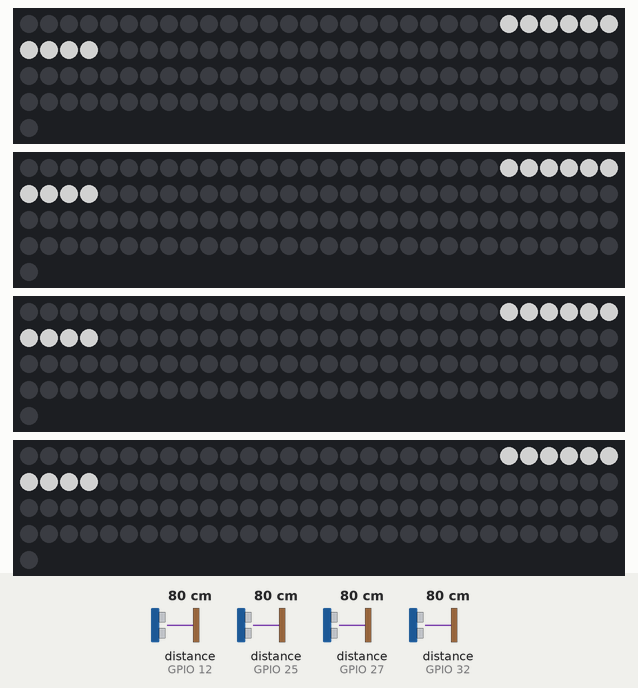
Bench run of a program on a simulated ESP32. Shown: 4 × 121 RGB LEDs in strip order, left to right, continuing on the next row. Inputs (shaded band) come from the test bench; at power-on: distance to the obstacle (sensors on GPIO 12, GPIO 25, GPIO 27, GPIO 32) 80 cm. The echo pulse lasts 58.3 µs per cm; dim RGB values are drawn brighter than linear; random numbers use the default seed unless the program sets one.

Above: at 1.2 s.
1.3 s: distance to the obstacle (sensor on GPIO 12) set to 120 cm
3.3 s: distance to the obstacle (sensor on GPIO 25) set to 120 cm
At 5.24 s:
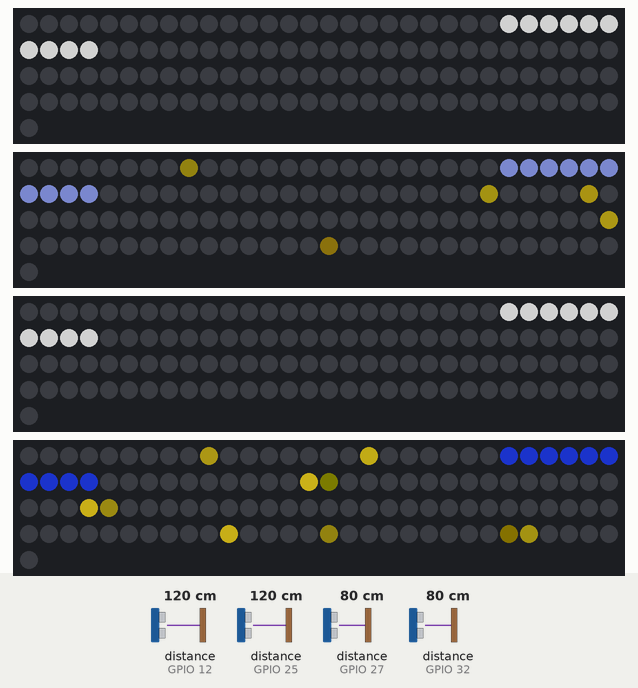
5.4 s: distance to the obstacle (sensor on GPIO 27) set to 120 cm
7.6 s: distance to the obstacle (sensor on GPIO 32) set to 120 cm
9.8 s: distance to the obstacle (sensor on GPIO 12) set to 18 cm
At 9.98 s:
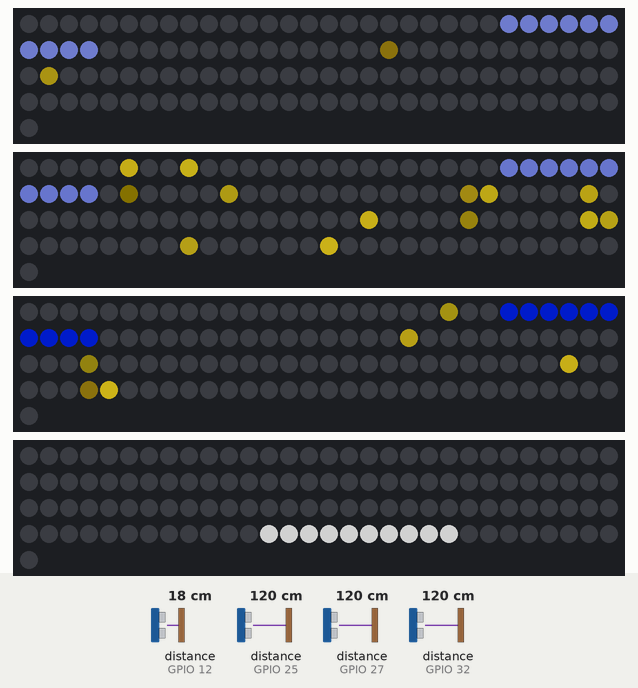
11.8 s: distance to the obstacle (sensor on GPIO 32) set to 18 cm
At 11.92 s:
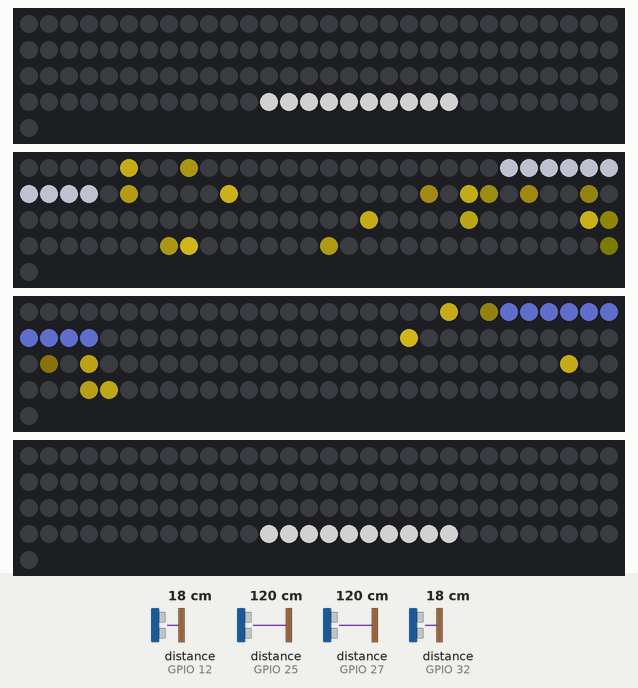
At 14.32 s:
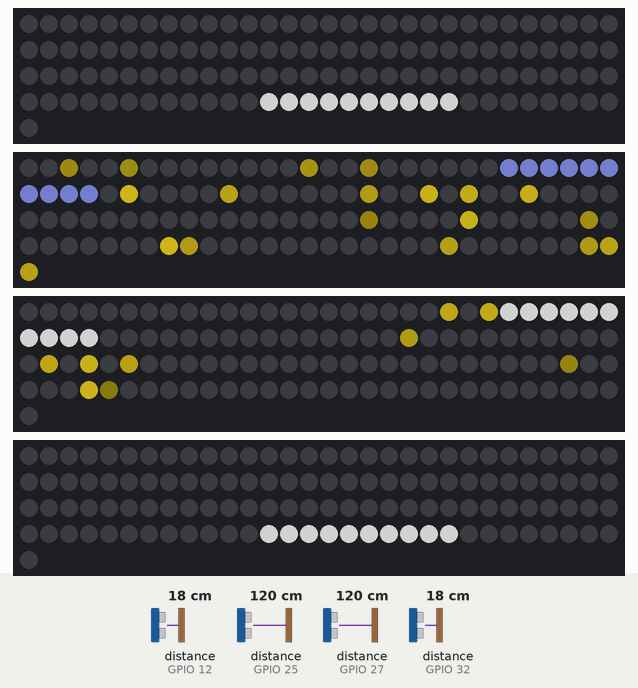

The program:

main.cpp
```cpp
#include <Arduino.h>
#include <FastLED.h>
#include <NewPing.h>

// LED configuration
#define LED_TYPE WS2812
#define COLOR_ORDER GRB
#define NUM_LEDS 121
#define BRIGHTNESS 120
#define DENSITY 80

#define LED_PIN1 23
#define LED_PIN2 22
#define LED_PIN3 21
#define LED_PIN4 19

CRGB leds1[NUM_LEDS];
CRGB leds2[NUM_LEDS];
CRGB leds3[NUM_LEDS];
CRGB leds4[NUM_LEDS];

// Sensor configuration
#define MAX_DISTANCE 400

#define TRIG_PIN1 33
#define ECHO_PIN1 32

#define TRIG_PIN2 26
#define ECHO_PIN2 25

#define TRIG_PIN3 14
#define ECHO_PIN3 27

#define TRIG_PIN4 13
#define ECHO_PIN4 12

NewPing sonar1(TRIG_PIN1, ECHO_PIN1, MAX_DISTANCE);
NewPing sonar2(TRIG_PIN2, ECHO_PIN2, MAX_DISTANCE);
NewPing sonar3(TRIG_PIN3, ECHO_PIN3, MAX_DISTANCE);
NewPing sonar4(TRIG_PIN4, ECHO_PIN4, MAX_DISTANCE);

const CRGB lightcolor(8, 7, 1);

// Function declarations
void handleSensor(NewPing &sonar, CRGB *leds);
void softtwinkles(CRGB *leds);
void moveWhiteLeds(CRGB *leds, unsigned int distance);

void setup()
{
  FastLED.addLeds<LED_TYPE, LED_PIN1, COLOR_ORDER>(leds1, NUM_LEDS).setCorrection(TypicalLEDStrip);
  FastLED.addLeds<LED_TYPE, LED_PIN2, COLOR_ORDER>(leds2, NUM_LEDS).setCorrection(TypicalLEDStrip);
  FastLED.addLeds<LED_TYPE, LED_PIN3, COLOR_ORDER>(leds3, NUM_LEDS).setCorrection(TypicalLEDStrip);
  FastLED.addLeds<LED_TYPE, LED_PIN4, COLOR_ORDER>(leds4, NUM_LEDS).setCorrection(TypicalLEDStrip);

  FastLED.setBrightness(BRIGHTNESS);
}

void loop()
{
  handleSensor(sonar1, leds1);
  handleSensor(sonar2, leds2);
  handleSensor(sonar3, leds3);
  handleSensor(sonar4, leds4);

  FastLED.show();
  delay(100);
}

void handleSensor(NewPing &sonar, CRGB *leds)
{
  unsigned int distance = sonar.ping_cm();

  if (distance == 0)
  {
    distance = MAX_DISTANCE;
  }

  if (distance > 100)
  {
    softtwinkles(leds);
  }
  else if (distance >= 10 && distance <= 100)
  {
    moveWhiteLeds(leds, distance);
  }
}

void softtwinkles(CRGB *leds)
{
  for (int i = 0; i < NUM_LEDS; i++)
  {
    if (!leds[i])
      continue;
    if (leds[i].r & 1)
    {
      leds[i] -= lightcolor;
    }
    else
    {
      leds[i] += lightcolor;
    }
  }

  if (random8() < DENSITY)
  {
    int j = random16(NUM_LEDS);
    if (!leds[j])
      leds[j] = lightcolor;
  }
}

void moveWhiteLeds(CRGB *leds, unsigned int distance)
{
  fill_solid(leds, NUM_LEDS, CRGB::Black);

  int numLedsToLight = 10;
  int position = map(distance, 10, 100, NUM_LEDS - numLedsToLight, 0);

  for (int i = position; i < position + numLedsToLight; i++)
  {
    leds[i] = CRGB::White;
  }
}
```
